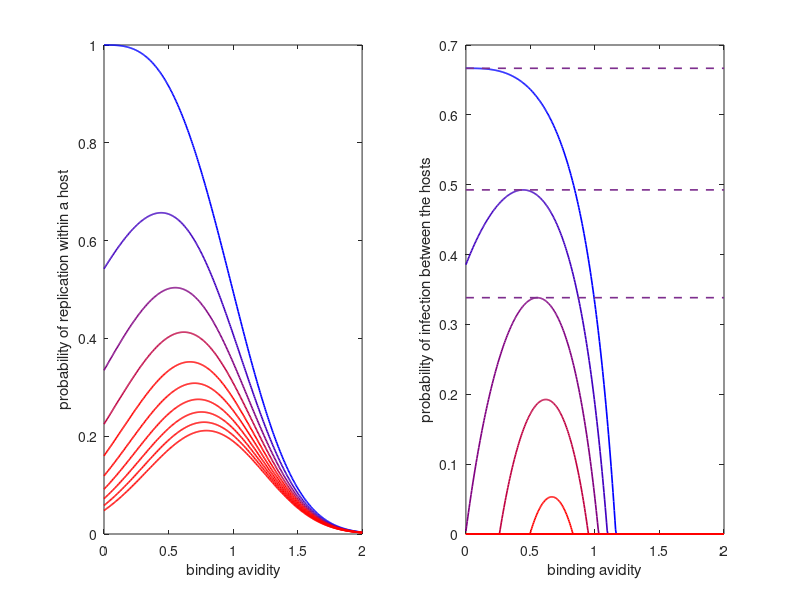
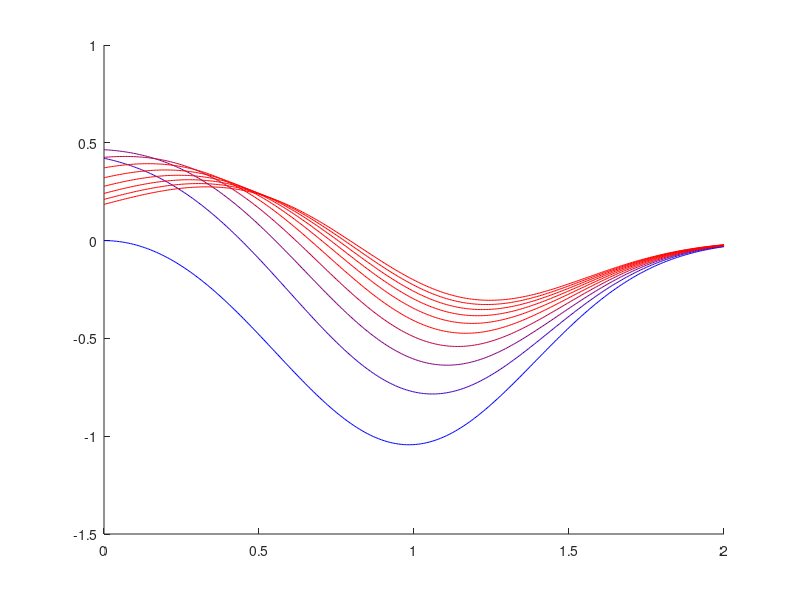

The MATLAB script that drew these images, in order:
%New infection fitness model developed in 2015
%Use antigenic distance as denumerator
%Subplot1 f(k,V)
%Subplot2 g(V) = exp(-a*V.^b)
%Subplot3 Beta(k,V)
%Subplot4 dBeta(k,V)/dV
%Author: Hsiang-Yu Yuan
%4 May 2015


%Binding avidity range
V = 0:0.005:2;

%Transmission parameters
%%p=2,r=2

p = 1; %original value is 4
%r = 1;
r = 70;
b = 3;
a = 0.7;
c = 0.5; % contact rate
nv = 3; % average copies number of each virion

%Epidemiological parameters
mu_val = 1/(70*365.25); %lifespan = 70y
gamma_val=1/5; %infecious period should change to 5d


Trans_array = []; %Array of probability of evasion by immune system
Trans_Pr_array = [];

N_Reinfect = 10; 

figure;
%colorm = {[1 1 0];[1 0 1];[0 1 1];[1 0 0];[0 1 0];[0 0 1];[0 0 0]}; 
%
%for i=1:N_Reinfect;
maximm_Reinfect = 5;
for i=1:maximm_Reinfect;
colorm(i) = {((maximm_Reinfect-i)./(maximm_Reinfect-1))*[0 0 1]+((i-1)./(maximm_Reinfect-1))*[1 0 0]}; 
end
if maximm_Reinfect < N_Reinfect
for i=maximm_Reinfect+1:N_Reinfect
  colorm(i) = colorm(maximm_Reinfect);
end
end

D = 0.55; %antigenic distance by boosting
delta = 0.2; %antigenic distance by drift
for k = 0:N_Reinfect-1
%for k=1:20:21;   
   P_Ab = exp(-p*(V+1));
   P_s0 = 1-P_Ab;
   %%%P_Trans: f(k,V)
   %%%P_Trans_Pr: f'(k,V)
   
   D_eff = Inf;
   temp = 0;
   if k>=1
    for  j=1:k
        temp = temp + (1/(D+delta*(k+1-j)))
    end
   end
   D_eff = 1/temp;
   P_Trans = (P_s0).^(1./D_eff);
   
   immK = 1./D_eff;
   if k>=1
       P_Trans_Pr = immK*p.*((1-P_Ab).^(immK-1)).*(P_Ab);
   elseif k == 0
       P_Trans_Pr = zeros(1,length(V));
   end
   %subplot(2,2,1); plot(V,P_Trans,'color',cell2mat(colorm(k+1))); hold on;
   Trans_array(k+1,:) = P_Trans;
   Trans_Pr_array(k+1,:) = P_Trans_Pr;
end
%subplot(2,2,1); xlabel('Binding avidity V'); ylabel('Probability of immune escape');

Trans_array;

%%%P_Rep: g(V)
%%%P_Rep_Pr: g'(V)
P_Rep = exp(-a*V.^b);
P_Rep_Pr = -a*b*exp(-a*V.^b).*(V.^(b-1));
%subplot(2,2,2); plot(V, P_Rep,'color',[0 0 0]); hold on;
%subplot(2,2,2); xlabel('Binding avidity V'); ylabel('Probability of succesfull replication')




for i=1:length(Trans_Pr_array(:,1))
%R0 = f(k,V)g(V)n
%rho = 1 - 1/R0
%beta = c x rho
R0_Trans = Trans_array(i,:).*P_Rep.*nv;
Rho_Trans = 1 - R0_Trans.^-1;
Rho_Trans(find(Rho_Trans<0))=0;
Rho_Trans_array(i,:) = Rho_Trans;
%%Calculate the derivative of phi
B_Pr = Trans_Pr_array(i,:).*P_Rep + Trans_array(i,:).*P_Rep_Pr;
B_Pr_array(i,:) = B_Pr;

%B_Trans = c.*Rho_Trans;

subplot(1,2,2);
plot(V,Rho_Trans,'color',cell2mat(colorm(i)),'LineWidth',1.2); hold on;
%subplot(2,2,4); plot(V,B_Pr,'color',cell2mat(colorm(i))); hold on;


B_Trans = Trans_array(i,:).*P_Rep;
%R0_Trans = c.*Trans_array(i,:).*P_Rep/(mu_val+gamma_val);
subplot(1,2,1); plot(V,B_Trans,'color',cell2mat(colorm(i)),'LineWidth',1.2); hold on;
end

%%Calculate the max rho
rho0 = max(Rho_Trans_array(1,:));
rho1 = max(Rho_Trans_array(2,:));
rho2 = max(Rho_Trans_array(3,:));

subplot(1,2,1);
xlabel('binding avidity'); ylabel('probability of replication within a host');
subplot(1,2,2);
xlabel('binding avidity'); ylabel('probability of infection between the hosts');
line([0 2], [rho0 rho0], 'LineWidth',1.2, 'LineStyle','--');
line([0 2], [rho1 rho1], 'LineWidth',1.2, 'LineStyle','--');
line([0 2], [rho2 rho2], 'LineWidth',1.2, 'LineStyle','--');
%subplot(2,2,4); xlabel('Binding avidity V'); ylabel('d\beta/dV');
   
figure;
hold on;
for i=1:length(Trans_Pr_array(:,1))
    plot(V,B_Pr_array(i,:),'color',cell2mat(colorm(i)));
end

